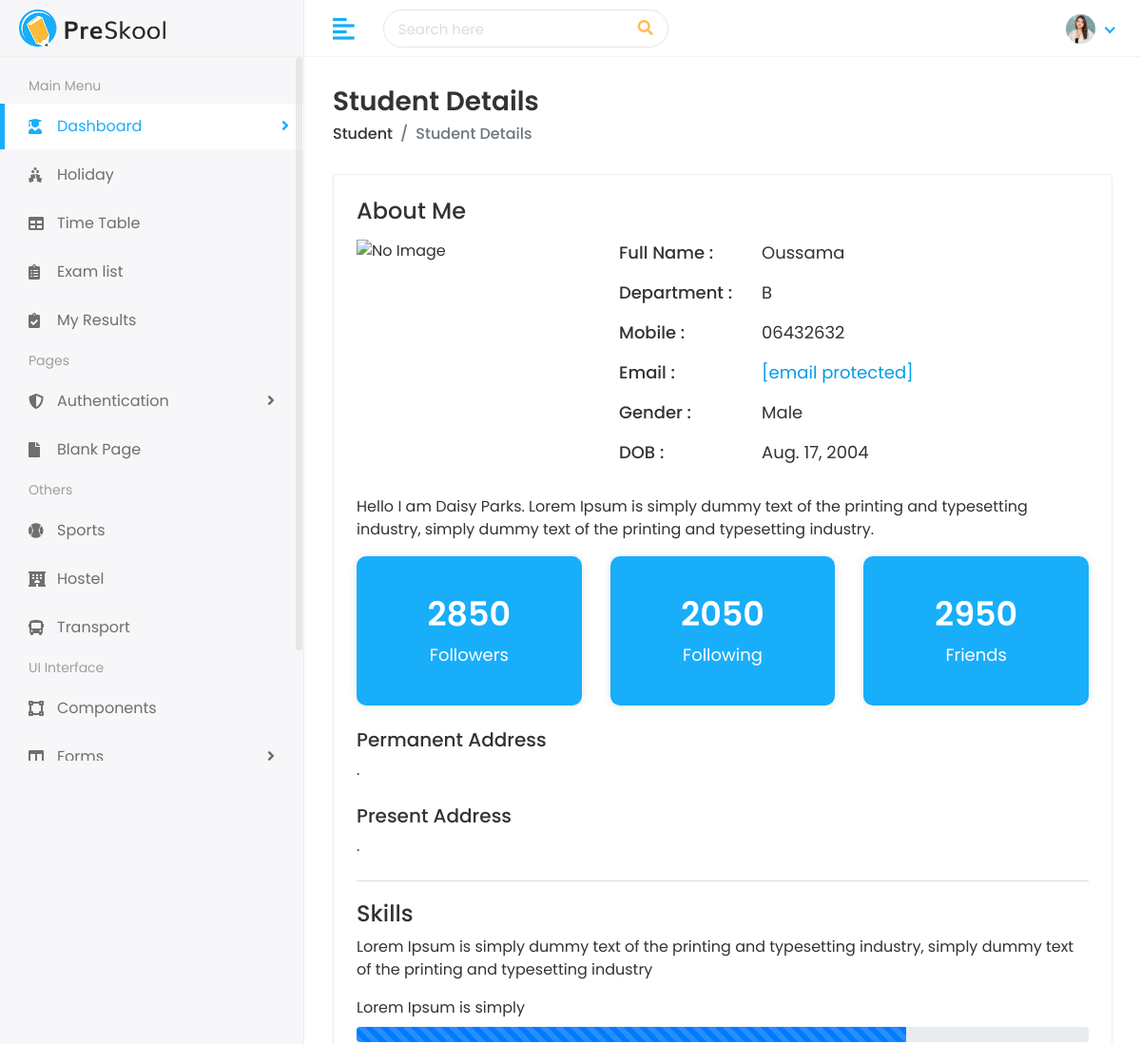
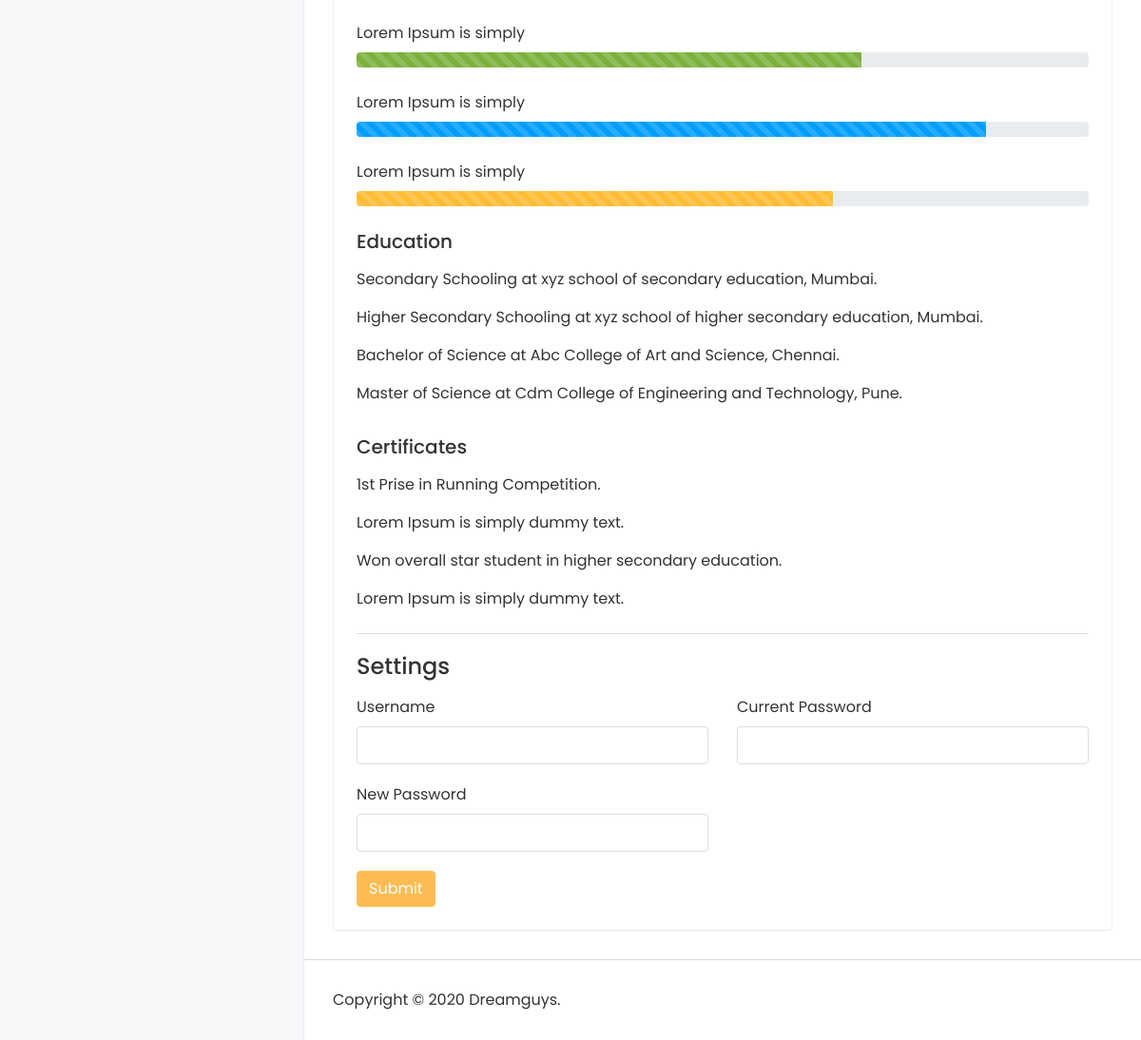
The page /student/students/2/ (signed in) on the database its author committed (2 pictures, top to bottom).
### student/models.py (models this page shows, shortened)
class Student(models.Model) :
  first_name = models.CharField(max_length=100)
  last_name = models.CharField(max_length=100)
  student_id = models.CharField(max_length=20)
  gender = models.CharField(max_length=10 , choices=[('Male' , 'Male'), ('Female' , 'Female')])
  date_of_birth = models.DateField()
  student_class = models.CharField(max_length=50)
  joining_date = models.DateField()
  mobile_number = models.CharField(max_length=15)
  admission_number = models.CharField(max_length=20)
  section = models.CharField(max_length=10)
  student_image = models.ImageField(upload_to='students/' , blank=True)
  parent = models.OneToOneField(Parent, on_delete=models.CASCADE)

class Parent(models.Model):
  father_name = models.CharField(max_length=100)
  father_occupation = models.CharField(max_length=100 , blank=True)
  father_mobile = models.CharField(max_length=15)
  father_email = models.EmailField(max_length=100)
  mother_name = models.CharField(max_length=100)
  mother_occupation = models.CharField(max_length=100 , blank=True)
  mother_mobile = models.CharField(max_length=15)
  mother_email = models.EmailField(max_length=100)
  present_address = models.TextField()
  permanent_address = models.TextField()

### student/views.py (the view)
# urls.py: path('students/<int:student_id>/', views.view_student, name='view_student'),
@login_required
def view_student(request, student_id):
  student = get_object_or_404(Student , pk=student_id )
  return render(request, 'students/student-details.html' , {'student' : student})

### templates/students/student-details.html (shortened to what this page needs)
{% extends 'Home/base.html' %}
{% load static %}
{% block body %}
<div class="page-wrapper">
<div class="content container-fluid">
<div class="page-header">
<div class="row">
<div class="col-sm-12">
<h3 class="page-title">Student Details</h3>
<ul class="breadcrumb">
<li class="breadcrumb-item"><a href="/student">Student</a></li>
<li class="breadcrumb-item active">Student Details</li>
</ul>
</div>
</div>
</div>
<div class="card">
<div class="card-body">
<div class="row">
<div class="col-md-12">
<div class="about-info">
<h4>About Me</h4>
<div class="media mt-3">
{% if student.student_image %}
    <img src="{{ student.student_image.url }}" class="mr-3" alt="Student Image">
{% else %}
    <img src="{% static 'assets/img/default-avatar.png' %}" class="mr-3" alt="No Image">
{% endif %}
<div class="media-body">
<ul>
<li>
<span class="title-span">Full Name : </span>
<span class="info-span">{{ student.first_name}}</span>
</li>
<li>
<span class="title-span">Department : </span>
<span class="info-span">{{student.section}}</span>
</li>
<li>
<span class="title-span">Mobile : </span>
<span class="info-span">{{student.mobile_number}}</span>
</li>
<li>
<span class="title-span">Email : </span>
<span class="info-span"><a href="{{student.parent.father_email}}" class="__cf_email__" data-cfemail="7216131b010b32151f131b1e5c111d1f">[email&#160;protected]</a></span>
</li>
<li>
<span class="title-span">Gender : </span>
<span class="info-span">{{student.gender}}</span>
</li>
<li>
<span class="title-span">DOB : </span>
<span class="info-span">{{student.date_of_birth}}</span>
</li>
</ul>
</div>
</div>
<div class="row mt-3">
<div class="col-md-12">
<p>Hello I am Daisy Parks. Lorem Ipsum is simply dummy text of the printing and typesetting industry, simply dummy text of the printing and typesetting industry.</p>
</div>
</div>
<div class="row follow-sec">
<div class="col-md-4 mb-3">
<div class="blue-box">
<h3>2850</h3>
<p>Followers</p>
</div>
</div>
<div class="col-md-4 mb-3">
<div class="blue-box">
<h3>2050</h3>
<p>Following</p>
</div>
</div>
<div class="col-md-4 mb-3">
<div class="blue-box">
<h3>2950</h3>
<p>Friends</p>
</div>
</div>
</div>
<div class="row mt-2">
<div class="col-md-12">
<h5>Permanent Address</h5>
<p>
  <span class="info-span">{{student.parent.permanent_address}}</span>
</p>
</div>
</div>
<div class="row mt-2">
<div class="col-md-12">
<h5>Present Address</h5>
<p>
  <span class="info-span">{{student.parent.present_address}}</span>
</p>
</div>
</div>
</div>
</div>
</div>
<div class="row mt-2">
<div class="col-md-12">
<div class="skill-info">
<h4>Skills</h4>
<p>Lorem Ipsum is simply dummy text of the printing and typesetting industry, simply dummy text of the printing and typesetting industry</p>
<ul>
<li>
<label>Lorem Ipsum is simply</label>
<div class="progress">
<div class="progress-bar progress-bar-striped progress-bar-animated" role="progressbar" aria-valuenow="75" aria-valuemin="0" aria-valuemax="100" style="width: 75%"></div>
</div>
</li>
<li>
<label>Lorem Ipsum is simply</label>
<div class="progress">
<div class="progress-bar progress-bar-striped progress-bar-animated bg-success" role="progressbar" aria-valuenow="69" aria-valuemin="0" aria-valuemax="100" style="width: 69%"></div>
</div>
</li>
<li>
<label>Lorem Ipsum is simply</label>
<div class="progress">
<div class="progress-bar progress-bar-striped progress-bar-animated bg-info" role="progressbar" aria-valuenow="86" aria-valuemin="0" aria-valuemax="100" style="width: 86%"></div>
</div>
</li>
<li>
 <label>Lorem Ipsum is simply</label>
<div class="progress">
<div class="progress-bar progress-bar-striped progress-bar-animated bg-warning" role="progressbar" aria-valuenow="65" aria-valuemin="0" aria-valuemax="100" style="width: 65%"></div>
</div>
</li>
</ul>
<div class="row mt-3">
<div class="col-md-12">
<h5>Education</h5>
<p class="mt-3">Secondary Schooling at xyz school of secondary education, Mumbai.</p>
<p>Higher Secondary Schooling at xyz school of higher secondary education, Mumbai.</p>
<p>Bachelor of Science at Abc College of Art and Science, Chennai.</p>
<p>Master of Science at Cdm College of Engineering and Technology, Pune.</p>
</div>
</div>
<div class="row mt-3">
<div class="col-md-12">
<h5>Certificates</h5>
<p class="mt-3">1st Prise in Running Competition.</p>
<p>Lorem Ipsum is simply dummy text.</p>
<p>Won overall star student in higher secondary education.</p>
<p>Lorem Ipsum is simply dummy text.</p>
</div>
</div>
</div>
</div>
</div>
<div class="row mt-2">
<div class="col-md-12">
<div class="skill-info">
<h4>Settings</h4>
<form>
<div class="row mt-3">
<div class="col-12 col-sm-6">
<div class="form-group">
<label>Username</label>
<input type="text" class="form-control">
</div>
</div>
<div class="col-12 col-sm-6">
<div class="form-group">
<label>Current Password</label>
<input type="password" class="form-control">
</div>
</div>
<div class="col-12 col-sm-6">
<div class="form-group">
<label>New Password</label>
<input type="password" class="form-control">
</div>
</div>
<div class="col-12">
<button type="submit" class="btn btn-primary">Submit</button>
</div>
</div>
</form>
</div>
</div>
</div>
</div>
</div>
</div>
<footer>
<p>Copyright © 2020 Dreamguys.</p>
</footer>
</div>
</div>
</body>
</html>
{% endblock %}

### static/assets/css/style.css (style rules this page uses)
html { height: 100%; }
body { background-color: #fff; color: #333; font-family: 'Poppins', sans-serif; font-size: 1rem; height: 100%; line-height: 1.5; overflow-x: hidden; }
h1, h2, h3, h4, h5, h6 { font-family: 'Poppins', sans-serif; margin-top: 0; }
.form-control { border: 1px solid #ddd; box-shadow: none; color: #333; font-size: 15px; height: 40px; }
input, input:focus, button, button:focus { outline: none; }
input[type=text], input[type=password] { -webkit-appearance: none; -moz-appearance: none; appearance: none; }
.form-group { margin-bottom: 1.25rem; }
ul, ol { padding: 0px; list-style: none; }
.bg-success, .badge-success { background-color: #7bb13c !important; }
.bg-info, .badge-info { background-color: #009efb !important; }
.bg-warning, .badge-warning { background-color: #ffbc34 !important; }
.btn-primary { background-color: #FFBC53; border: 1px solid #FFBC53; }
.card { border: 1px solid #ececf5; box-shadow: 0 1px 3px 0 rgba(0, 0, 0, 0.03); margin-bottom: 1.875rem; }
.card-body { padding: 1.5rem; }
footer { padding: 1.875rem 1.875rem; border-top: 1px solid #ddd; }
footer p { margin: 0px; }
.page-wrapper { margin-left: 320px; padding-top: 60px; position: relative; transition: all 0.4s ease; }
.page-wrapper > .content { padding: 1.875rem 1.875rem 0; }
.page-header { margin-bottom: 1.875rem; }
.page-header .breadcrumb { background-color: transparent; color: #6c757d; font-size: 1rem; font-weight: 500; margin-bottom: 0; padding: 0; }
.page-header .breadcrumb a { color: #333; }
.page-title { font-size: 28px; font-weight: 600; color: #333; margin-bottom: 5px; }
.about-info img { width: 250px; }
.about-info ul li { font-size: 18px; margin: 0px 0px 15px 10px; display: flex; }
.title-span { font-weight: 500; width: 150px; }
.blue-box { background-color: #18aefa; padding: 40px 30px; box-shadow: 0px 0px 10px 0px rgba(0, 0, 0, 0.1); border-radius: 10px; color: #fff; text-align: center; }
.follow-sec h3 { font-size: 35px; font-weight: 600; }
.follow-sec p { font-size: 18px; margin: 0px; }
.skill-info { padding-top: 20px; border-top: 1px solid #ddd; }
.skill-info ul li { margin-bottom: 25px; }

### rows shown on the page
Student: first_name "Oussama", section "B", mobile_number "06432632", gender "Male", date_of_birth "Aug. 17, 2004", parent.permanent_address ".", parent.present_address "."
